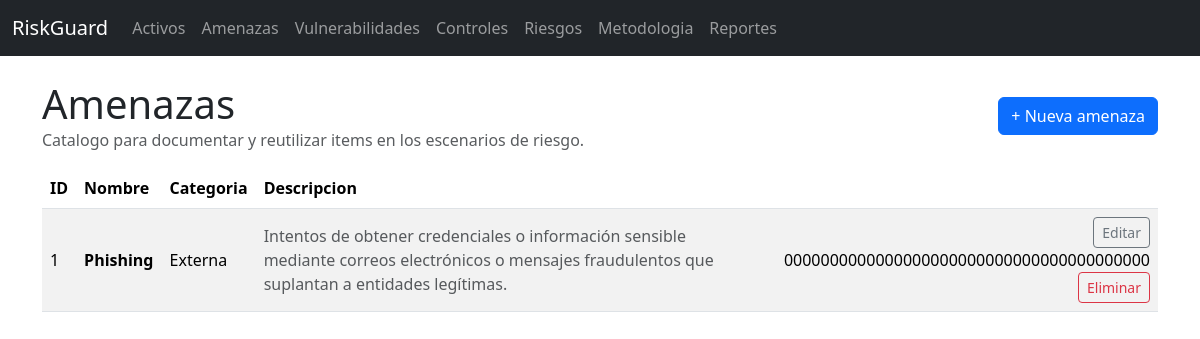
The page /threats on the database as committed earlier.
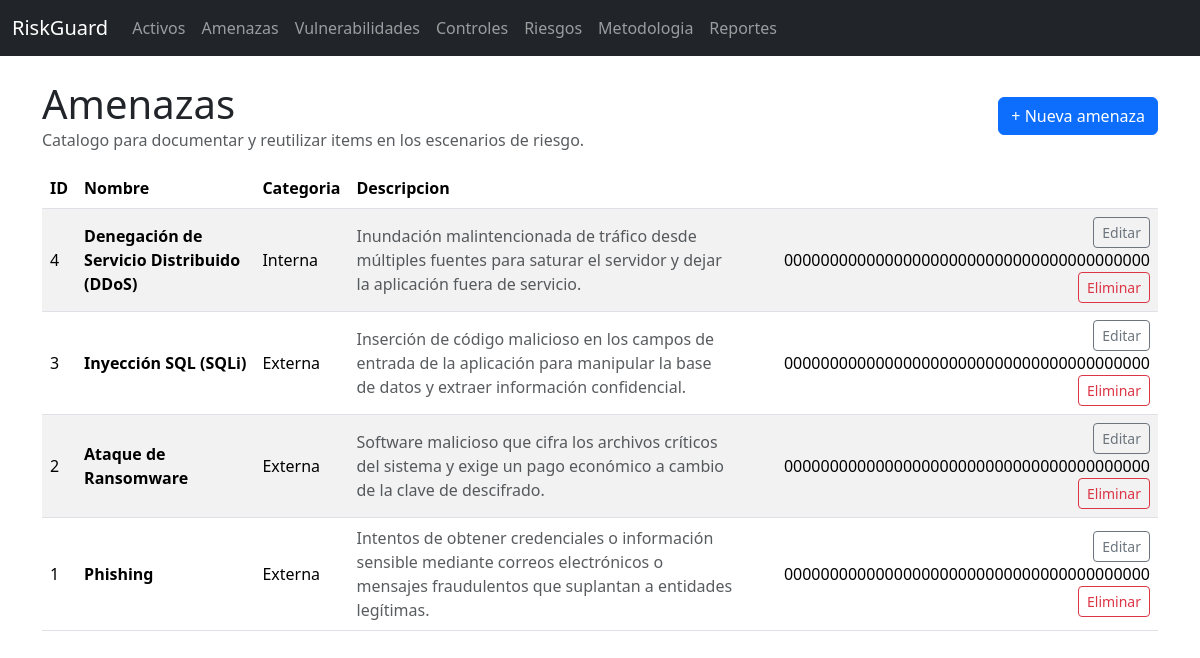
The same page on the database as committed later.
### models.py (models this page shows)
class Threat(db.Model):
    id = db.Column(db.Integer, primary_key=True)
    name = db.Column(db.String(120), nullable=False)
    category = db.Column(db.String(80), nullable=False)
    description = db.Column(db.Text)

### app.py (the view)
    @app.route("/threats")
    def threats_list():
        items = Threat.query.order_by(Threat.id.desc()).all()
        return render_template("catalog/list.html", items=items, kind="threats", title="Amenazas")

### templates/catalog/list.html (shortened to what this page needs)
{% extends 'base.html' %}
{% block content %}
<div class="d-flex justify-content-between align-items-center mb-3">
  <div>
    <h1 class="mb-0">{{ title }}</h1>
    <div class="text-muted">Catalogo para documentar y reutilizar items en los escenarios de riesgo.</div>
  </div>
  {% if kind == 'threats' %}
    <a class="btn btn-primary" href="{{ url_for('threats_new') }}">+ Nueva amenaza</a>
  {% elif kind == 'vulnerabilities' %}
    <a class="btn btn-primary" href="{{ url_for('vulnerabilities_new') }}">+ Nueva vulnerabilidad</a>
  {% endif %}
</div>
<div class="table-responsive">
<table class="table table-striped">
  <thead>
    <tr>
      <th>ID</th>
      <th>Nombre</th>
      <th>Categoria</th>
      <th>Descripcion</th>
      <th></th>
    </tr>
  </thead>
  <tbody>
    {% for i in items %}
    <tr>
      <td>{{ i.id }}</td>
      <td class="fw-semibold">{{ i.name }}</td>
      <td>{{ i.category }}</td>
      <td class="text-muted">{{ i.description or '-' }}</td>
      <td class="text-end">
        {% if kind == 'threats' %}
          <a class="btn btn-sm btn-outline-secondary" href="{{ url_for('threats_edit', item_id=i.id) }}">Editar</a>
          <form class="d-inline" method="post" action="{{ url_for('threats_delete', item_id=i.id) }}" onsubmit="return confirm('Eliminar este item?');">
            {{ csrf_token() }}
            <button class="btn btn-sm btn-outline-danger" type="submit">Eliminar</button>
          </form>
        {% endif %}
      </td>
    </tr>
    {% endfor %}
  </tbody>
</table>
</div>
{% endblock %}

### templates/base.html (shortened to what this page needs)
<!doctype html>
<html lang="es">
<head>
  <link href="https://cdn.jsdelivr.net/npm/bootstrap@5.3.3/dist/css/bootstrap.min.css" rel="stylesheet">
  <link href="{{ url_for('static', filename='css/style.css') }}" rel="stylesheet">
</head>
<body>
<nav class="navbar navbar-expand-lg navbar-dark bg-dark">
  <div class="container-fluid">
    <a class="navbar-brand" href="{{ url_for('index') }}">RiskGuard</a>
    <div class="collapse navbar-collapse" id="nav">
      <ul class="navbar-nav me-auto mb-2 mb-lg-0">
        <li class="nav-item"><a class="nav-link" href="{{ url_for('assets_list') }}">Activos</a></li>
        <li class="nav-item"><a class="nav-link" href="{{ url_for('threats_list') }}">Amenazas</a></li>
        <li class="nav-item"><a class="nav-link" href="{{ url_for('vulnerabilities_list') }}">Vulnerabilidades</a></li>
        <li class="nav-item"><a class="nav-link" href="{{ url_for('controls_list') }}">Controles</a></li>
        <li class="nav-item"><a class="nav-link" href="{{ url_for('risks_list') }}">Riesgos</a></li>
        <li class="nav-item"><a class="nav-link" href="{{ url_for('methodology') }}">Metodologia</a></li>
        <li class="nav-item"><a class="nav-link" href="{{ url_for('report_risk_register') }}">Reportes</a></li>
      </ul>
    </div>
  </div>
</nav>
<div class="container my-4">
  {% block content %}{% endblock %}
</div>
</body>
</html>

### static/css/style.css (style rules this page uses)
.table td, .table th { vertical-align: middle; }

Rows that differ between the two databases and show on the page:
added Threat: id "4", name "Denegación de Servicio Distribuido (DDoS)", category "Interna", description "Inundación malintencionada de tráfico desde múltiples fuentes para saturar el servidor y dejar la aplicación fuera de servicio.", csrf_token "0000000000000000000000000000000000000000"
added Threat: id "3", name "Inyección SQL (SQLi)", category "Externa", description "Inserción de código malicioso en los campos de entrada de la aplicación para manipular la base de datos y extraer información confidencial.", csrf_token "0000000000000000000000000000000000000000"
added Threat: id "2", name "Ataque de Ransomware", category "Externa", description "Software malicioso que cifra los archivos críticos del sistema y exige un pago económico a cambio de la clave de descifrado.", csrf_token "0000000000000000000000000000000000000000"
